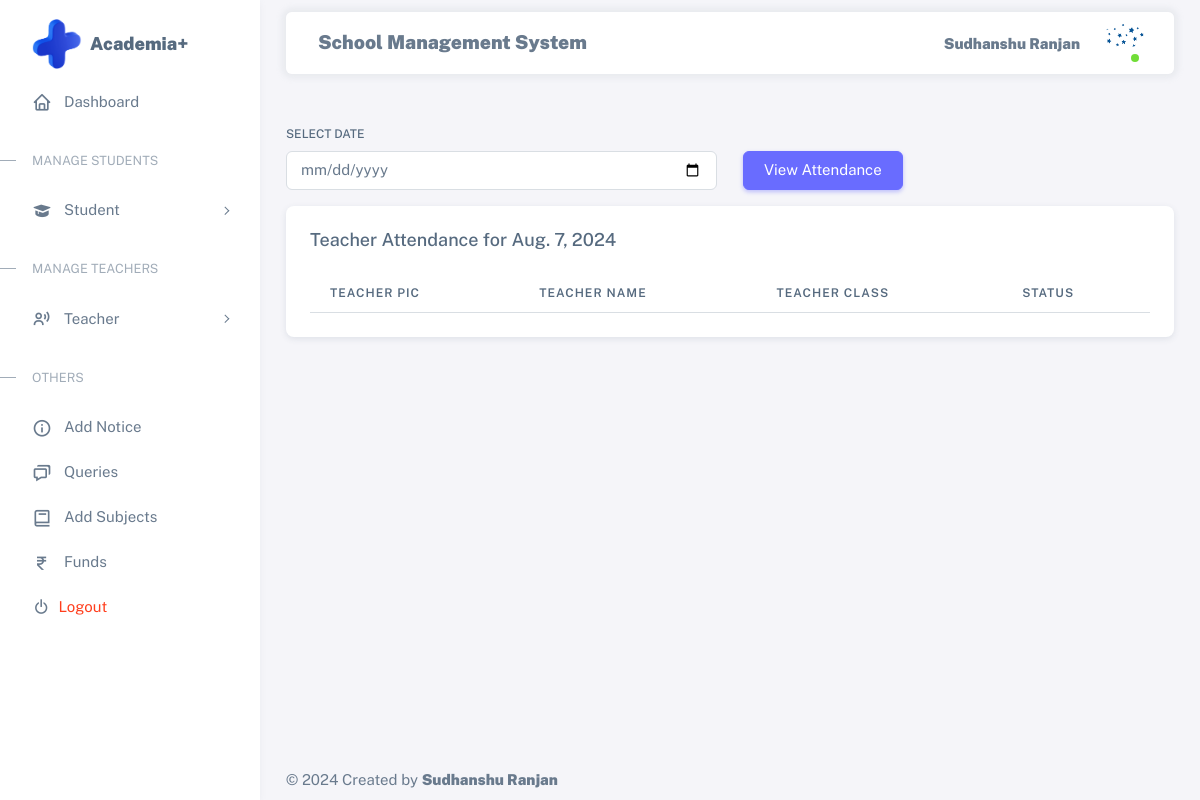
The app's page /view_teacher_attendance/ (signed in) with its own data.
### asms_app/models.py (models this page shows)
class AcedemiaAdmin(models.Model):
    admin = models.BooleanField(default=True)
    utype = models.CharField(max_length=20,default='Admin')
    name = models.CharField(max_length=50)
    username = models.CharField(max_length=100, primary_key=True)
    password = models.CharField(max_length=32)
    pic = models.FileField(max_length=100, upload_to='Admin/')

### asms_app/views.py (the view, shortened to what this page needs)
# urls.py: path('view_teacher_attendance/', view_teacher_attendance, name='view_teacher_attendance'),
def view_teacher_attendance(request):
    key = request.session.get('session_key')
    user = None
    if key:
        try:
            user = Teacher.objects.get(username=key)
        except Teacher.DoesNotExist:
            try:
                user = AcedemiaAdmin.objects.get(username=key)
            except AcedemiaAdmin.DoesNotExist:
                try:
                    user = Student.objects.get(username=key)
                except Student.DoesNotExist:
                    return redirect('home')
    selected_date = datetime.now().date()
    attendances = TeacherAttendance.objects.filter(date=selected_date)
    return render(request, 'view_teacher_attendance.html', {'user': user, 'attendances': attendances, 'selected_date': selected_date})

### asms_app/templates/view_teacher_attendance.html (shortened to what this page needs)
{% extends 'base.html' %}
{% block content %}
<div class="container mt-5">
    <form method="POST">
        <div class="row mb-3">
            <div class="col-md-6">
                <label for="date" class="form-label">Select Date</label>
                <input type="date" class="form-control" id="date" name="date" value="{{ selected_date }}" required>
            </div>
            <div class="col-md-6 d-flex align-items-end">
                <button type="submit" class="btn btn-primary">View Attendance</button>
            </div>
        </div>
    </form>
    <div class="row">
        <div class="col-md-12">
            <div class="card mb-4">
                <h5 class="card-header">Teacher Attendance for {{ selected_date }}</h5>
                <div class="card-body">
                    <div class="table-responsive">
                        <table class="table table-striped">
                            <thead>
                                <tr>
                                    <th>Teacher Pic</th>
                                    <th>Teacher Name</th>
                                    <th>Teacher Class</th>
                                    <th>Status</th>
                                </tr>
                            </thead>
                        </table>
                    </div>
                </div>
            </div>
        </div>
    </div>
</div>
{% endblock %}

### asms_app/templates/dashboard.html (shortened to what this page needs)
{%load static%}
<div class="layout-wrapper layout-content-navbar">
    <div class="layout-container">
<aside id="layout-menu" class="layout-menu menu-vertical menu bg-menu-theme">
    <div class="app-brand demo">
      <img src="{%static 'images/plus.png'%}" style="height: 50px; width: 50px;" alt="">
        <a href="/dashboard/" class="app-brand-link">
            <span class="app-brand-text menu-text fw-bolder ms-2 fs-5">Academia+</span>
        </a>
    </div>
    <ul class="menu-inner py-1">
        <li class="menu-item active">
            <a href="/dashboard/" class="menu-link">
                <i class="menu-icon tf-icons bx bx-home"></i>
                <div data-i18n="Analytics">Dashboard</div>
            </a>
        </li>
        <li class="menu-header small text-uppercase"><span class="menu-header-text">Manage Students</span></li>
        <li class="menu-item">
            <a href="javascript:void(0);" class="menu-link menu-toggle">
                <i class="menu-icon tf-icons bx bxs-graduation"></i>
                <div data-i18n="Layouts">Student</div>
            </a>
        </li>
        <li class="menu-header small text-uppercase"><span class="menu-header-text">Manage Teachers</span></li>
        <li class="menu-item">
            <a href="javascript:void(0);" class="menu-link menu-toggle">
                <i class="menu-icon tf-icons bx bx-user-voice"></i>
                <div data-i18n="Layouts">Teacher</div>
            </a>
        </li>
        <li class="menu-header small text-uppercase"><span class="menu-header-text">Others</span></li>
        {%if user.student%}
        <li class="menu-item">
          <a href="/view_notice/" class="menu-link">
              <i class="menu-icon tf-icons bx bx-info-circle"></i>
              <div data-i18n="Basic">View Notice</div>
          </a>
      </li>
      <li class="menu-item">
        <a href="/post_query/" class="menu-link">
          <i class="menu-icon tf-icons bx bx-message-square-dots"></i>
            <div data-i18n="Basic">Post Queries</div>
        </a>
    </li>
    <li class="menu-item">
      <a href="/all_queries/" class="menu-link">
          <i class="menu-icon tf-icons bx bx-chat"></i>
          <div data-i18n="Basic">All Queries</div>
      </a>
  </li>
        {%else%}
        <li class="menu-item">
            <a href="/notice/" class="menu-link">
                <i class="menu-icon tf-icons bx bx-info-circle"></i>
                <div data-i18n="Basic">Add Notice</div>
            </a>
        </li>
        <li class="menu-item">
          <a href="/all_queries/" class="menu-link">
              <i class="menu-icon tf-icons bx bx-chat"></i>
              <div data-i18n="Basic">Queries</div>
          </a>
      </li>
        {%endif%}
        {%if user.admin%}
        <li class="menu-item">
          <a href="/addsubjects/" class="menu-link">
              <i class="menu-icon tf-icons bx bx-book"></i>
              <div data-i18n="Basic">Add Subjects</div>
          </a>
      </li>
        <li class="menu-item">
            <a href="/funds/" class="menu-link">
                <i class="menu-icon tf-icons bx bx-rupee"></i>
                <div data-i18n="Basic">Funds</div>
            </a>
        </li>
        {%endif%}
        <li class="menu-item">
            <a href="/logout/" target="_blank" class="menu-link">
                <i class="bx bx-power-off me-2"></i>
                <div data-i18n="Documentation" class="text-danger">Logout</div>
            </a>
        </li>
    </ul>
</aside>
      <div class="layout-page">
        <nav
          class="layout-navbar container-xxl navbar navbar-expand-xl navbar-detached align-items-center bg-navbar-theme"
          id="layout-navbar"
        >
          <div class="navbar-nav-right d-flex align-items-center" id="navbar-collapse">
            <span class="menu-text fw-bolder ms-2" style="font-size: 1.6vw;">School Management System</span>
            <ul class="navbar-nav flex-row align-items-center ms-auto">
              <li class="nav-item lh-1 me-3">
                <p class="mt-3 fw-bolder">{{user.name}}</p>
              </li>
              <li class="nav-item navbar-dropdown dropdown-user dropdown">
                <a class="nav-link dropdown-toggle hide-arrow" href="javascript:void(0);" data-bs-toggle="dropdown">
                  <div class="avatar avatar-online">
                    <img src="{{user.pic.url}}" alt class="w-px-40 h-auto rounded-circle" />
                  </div>
                </a>
              </li>
            </ul>
          </div>
        </nav>
        <div class="content-wrapper">

### asms_app/static/assets/css/demo.css (style rules this page uses)
.menu .app-brand.demo { height: 64px; margin-top: 12px; }

### records on screen
AcedemiaAdmin: name "Sudhanshu Ranjan", pic (picture)
